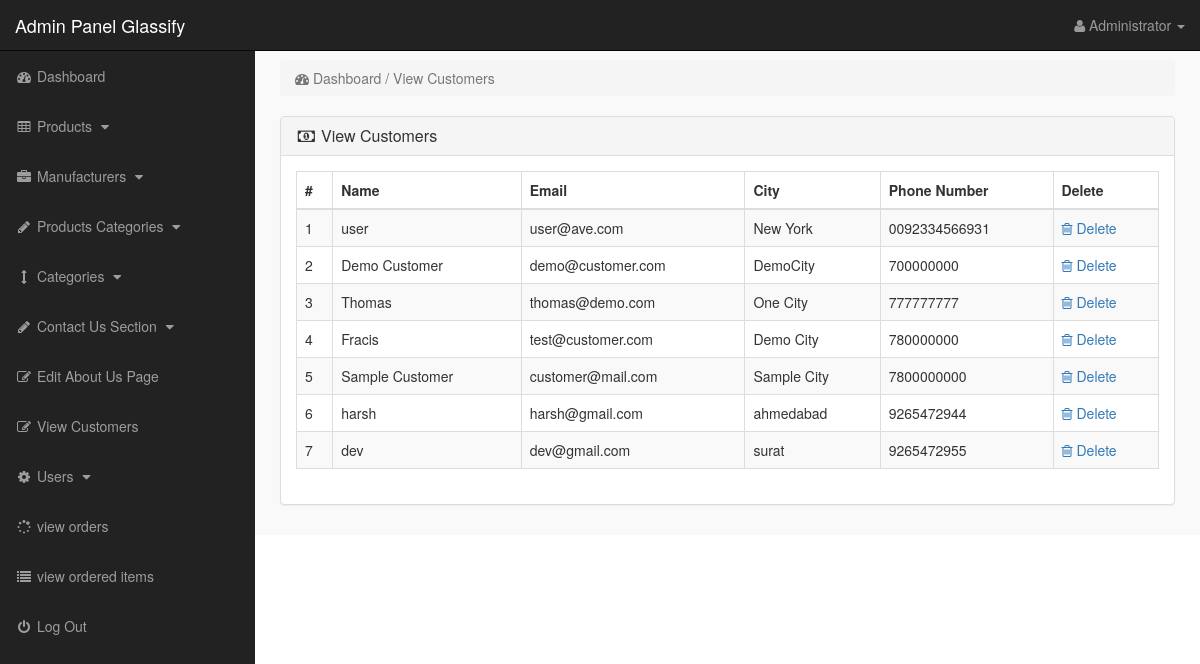
/admin_area/index.php?view_customers (signed in), run on the app's committed database.
### tables this page shows
CREATE TABLE `customers` (
  `customer_id` int(10) NOT NULL,
  `customer_name` varchar(255) NOT NULL,
  `customer_email` varchar(255) NOT NULL,
  `customer_pass` varchar(255) NOT NULL,
  `customer_country` text NOT NULL,
  `customer_city` text NOT NULL,
  `customer_contact` varchar(255) NOT NULL,
  `customer_address` text NOT NULL,
  `customer_image` text NOT NULL,
  `customer_ip` varchar(255) NOT NULL,
  `customer_confirm_code` text NOT NULL
);

### admin_area/view_customers.php (the view)
<?php
if (!isset($_SESSION['admin_email'])) {
    echo "<script>window.open('login.php','_self')</script>";
} else {
    ?>
    <div class="row">
        <div class="col-lg-12">
            <ol class="breadcrumb">
                <li class="active">
                    <i class="fa fa-dashboard"></i> Dashboard / View Customers
                </li>
            </ol>
        </div>
    </div>
    <div class="row">
        <div class="col-lg-12">
            <div class="panel panel-default">
                <div class="panel-heading">
                    <h3 class="panel-title">
                        <i class="fa fa-money fa-fw"></i> View Customers
                    </h3>
                </div>
                <div class="panel-body">
                    <div class="table-responsive">
                        <table class="table table-bordered table-hover table-striped">
                            <thead>
                                <tr>
                                    <th>#</th>
                                    <th>Name</th>
                                    <th>Email</th>
                                    <th>City</th>
                                    <th>Phone Number</th>
                                    <th>Delete</th>
                                </tr>
                            </thead>
                            <tbody>
                                <?php
                                $i = 0;
                                $get_c = "select * from customers";
                                $run_c = mysqli_query($con, $get_c);
                                while ($row_c = mysqli_fetch_array($run_c)) {
                                    $c_id = $row_c['customer_id'];
                                    $c_name = $row_c['customer_name'];
                                    $c_email = $row_c['customer_email'];
                                    $c_city = $row_c['customer_city'];
                                    $c_contact = $row_c['customer_contact'];
                                    $i++;
                                    ?>
                                    <tr>
                                        <td>
                                            <?php echo $i; ?>
                                        </td>
                                        <td>
                                            <?php echo $c_name; ?>
                                        </td>
                                        <td>
                                            <?php echo $c_email; ?>
                                        </td>
                                        <td>
                                            <?php echo $c_city; ?>
                                        </td>
                                        <td>
                                            <?php echo $c_contact; ?>
                                        </td>
                                        <td>
                                            <a href="index.php?customer_delete=<?php echo $c_id; ?>">
                                                <i class="fa fa-trash-o"></i> Delete
                                            </a>
                                        </td>
                                    </tr>
                                <?php } ?>
                            </tbody>
                        </table>
                    </div>
                </div>
            </div>
        </div>
    </div>
<?php } ?>

### admin_area/includes/sidebar.php (shortened to what this page needs)
<?php
if (!isset($_SESSION['admin_email'])) {
    echo "<script>window.open('login.php','_self')</script>";
} else {
    ?>
    <nav class="navbar navbar-inverse navbar-fixed-top">
        <div class="navbar-header">
            <a class="navbar-brand" href="index.php?dashboard">Admin Panel Glassify</a>
        </div>
        <ul class="nav navbar-right top-nav">
            <li class="dropdown">
                <a href="#" class="dropdown-toggle" data-toggle="dropdown">
                    <i class="fa fa-user"></i>
                    <?php echo $admin_name; ?> <b class="caret"></b>
                </a>
            </li>
        </ul>
        <div class="collapse navbar-collapse navbar-ex1-collapse">
            <ul class="nav navbar-nav side-nav">
                <li>
                    <a href="index.php?dashboard">
                        <i class="fa fa-fw fa-dashboard"></i> Dashboard
                    </a>
                </li>
                <li>
                    <a href="#" data-toggle="collapse" data-target="#products">
                        <i class="fa fa-fw fa-table"></i> Products
                        <i class="fa fa-fw fa-caret-down"></i>
                    </a>
                </li>
                <li>
                    <a href="#" data-toggle="collapse" data-target="#manufacturers">
                        <i class="fa fa-fw fa-briefcase"></i> Manufacturers
                        <i class="fa fa-fw fa-caret-down"></i>
                    </a>
                </li>
                <li>
                    <a href="#" data-toggle="collapse" data-target="#p_cat">
                        <i class="fa fa-fw fa-pencil"></i> Products Categories
                        <i class="fa fa-fw fa-caret-down"></i>
                    </a>
                </li>
                <li>
                    <a href="#" data-toggle="collapse" data-target="#cat">
                        <i class="fa fa-fw fa-arrows-v"></i> Categories
                        <i class="fa fa-fw fa-caret-down"></i>
                    </a>
                </li>
                <li>
                    <a href="#" data-toggle="collapse" data-target="#contact_us">
                        <i class="fa fa-fw fa-pencil"> </i> Contact Us Section
                        <i class="fa fa-fw fa-caret-down"></i>
                    </a>
                </li>
                <li>
                    <a href="index.php?edit_about_us">
                        <i class="fa fa-fw fa-edit"></i> Edit About Us Page
                    </a>
                </li>
                <li>
                    <a href="index.php?view_customers">
                        <i class="fa fa-fw fa-edit"></i> View Customers
                    </a>
                </li>
                <li>
                    <a href="#" data-toggle="collapse" data-target="#users">
                        <i class="fa fa-fw fa-gear"></i> Users
                        <i class="fa fa-fw fa-caret-down"></i>
                    </a>
                </li>
                <li>
                    <a href="index.php?test">
                        <i class="fa fa-fw fa-spinner"></i> view orders
                    </a>
                </li>
                <li>
                    <a href="index.php?order_items">
                        <i class="fa fa-fw fa-list"></i> view ordered items
                    </a>
                </li>
                <li>
                    <a href="logout.php">
                        <i class="fa fa-fw fa-power-off"></i> Log Out
                    </a>
                </li>
            </ul>
        </div>
    </nav>
<?php } ?>

### admin_area/css/style.css (style rules this page uses)
body { margin-top:100px; }
@media (min-width: 768px) { body { margin-top:50px; } }
.top-nav { padding:0 15px; }
.top-nav>li { display:inline-block; float:left; }
.top-nav>li>a { padding-top:15px; padding-bottom:15px; line-height:20px; color:#999; }
@media (min-width: 768px) { .side-nav { position:fixed; top:51px; width:255px; border-radius:0; overflow-y:auto; background-color: #222; bottom:0; overflow-x:hidden; padding-bottom:40px; } }
@media (min-width: 768px) { .side-nav>li>a { width:255px; } }
.panel-body { border-radius:5px; }

### data on the page
customers: customer_name "user", customer_email "user@ave.com", customer_city "New York", customer_contact "0092334566931"
customers: customer_name "Demo Customer", customer_email "demo@customer.com", customer_city "DemoCity", customer_contact "700000000"
customers: customer_name "Thomas", customer_email "thomas@demo.com", customer_city "One City", customer_contact "777777777"
customers: customer_name "Fracis", customer_email "test@customer.com", customer_city "Demo City", customer_contact "780000000"
customers: customer_name "Sample Customer", customer_email "customer@mail.com", customer_city "Sample City", customer_contact "7800000000"
customers: customer_name "harsh", customer_email "harsh@gmail.com", customer_city "ahmedabad", customer_contact "9265472944"
customers: customer_name "dev", customer_email "dev@gmail.com", customer_city "surat", customer_contact "9265472955"

### other printed values
$admin_name "Administrator"
